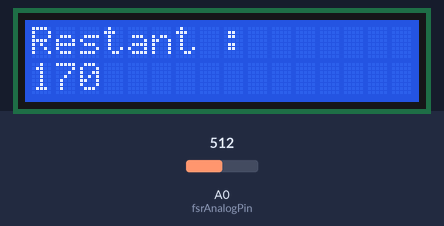
A sketch run on a simulated Arduino Uno, built with avr-gcc and run on an emulated ATmega328P. Parts: 16×2 character LCD. The inputs (shaded band) are chosen by the test bench; at power-on: A0 (fsrAnalogPin) = 512.

Above: at 1.2 s.
1.3 s: A0 (fsrAnalogPin) set to 716
At 2.5 s:
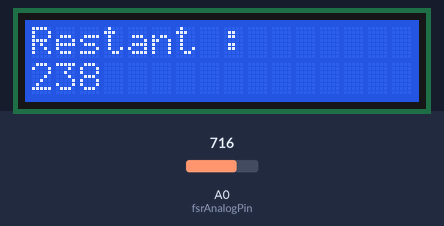
2.8 s: A0 (fsrAnalogPin) set to 900
At 3.9 s:
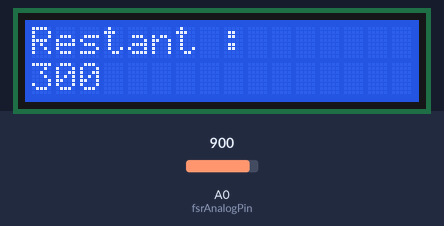
4.3 s: A0 (fsrAnalogPin) set to 1023
At 5.0 s:
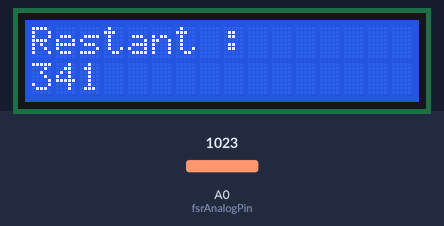
Timing chart, 0 to 7.3 s (numbered marks = the images above; inputs shaded):
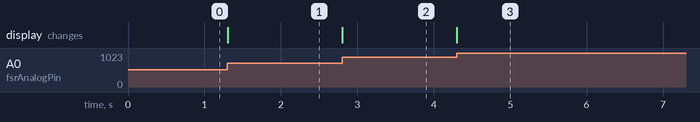

Measured:
- after the input at 1.3 s, the display: changes at once (image 1)
- after the input at 2.8 s, the display: changes at once (image 2)
- after the input at 4.3 s, the display: changes at once (image 3)

The sketch:

smartag_re1.ino
```cpp
#include <LiquidCrystal.h>

// initialize the library with the numbers of the interface pins
LiquidCrystal lcd(12, 11, 5, 4, 3, 2);
int fsrAnalogPin = 0;
int fsrReading;
int weight_product = 3;
int quantity;

void setup() {
  // set up the LCD's number of columns and rows:
  lcd.begin(16, 2);

}

void loop() {
  fsrReading = analogRead(fsrAnalogPin);
  quantity = fsrReading / weight_product;
  lcd.setCursor(0, 0);
  lcd.print("Restant : ");
  lcd.setCursor(0, 1);
  lcd.print(quantity);
}
 
```
